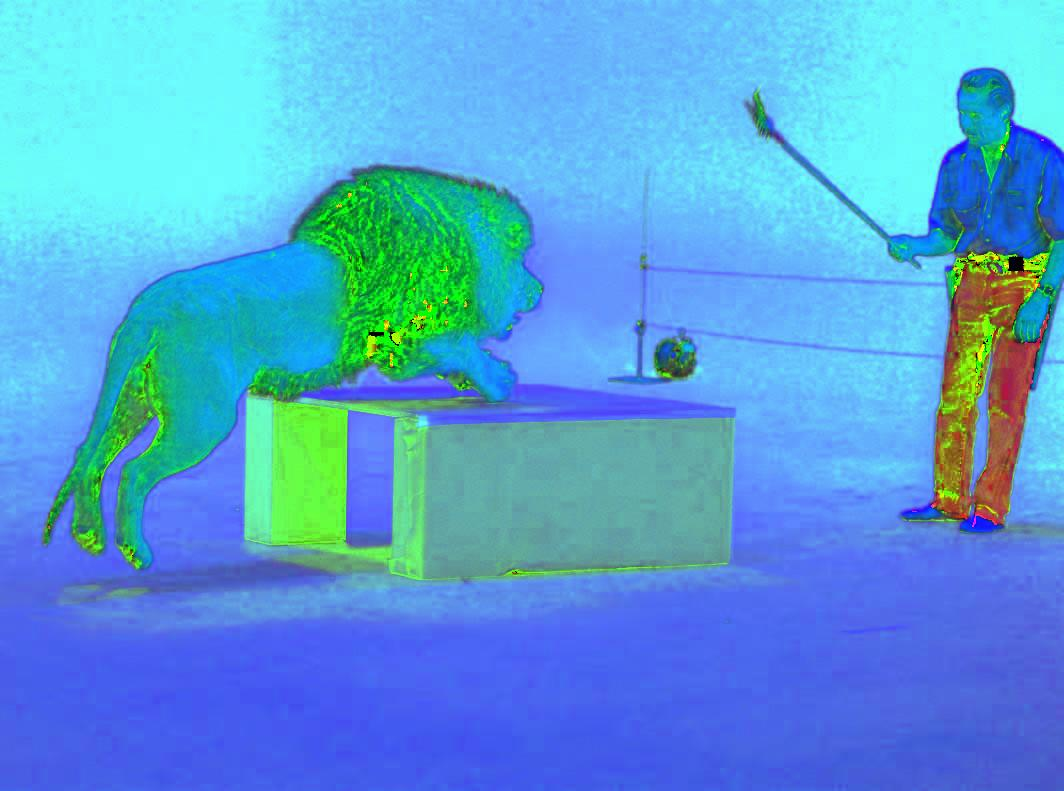
#> input picture HaL6/computer-vision/Lab1/01/lionHSV.jpg, 1064 x 791 px
$ python Exe2.py   (older library calls are emulated)
#> lines starting #> are read from the running program, lines starting #| are printed output that depends on the picture; after the words box and inside, x2 and y2 are one past the last pixel; in counts of white or black regions, pixels touching at a corner belong together
#!/usr/bin/env python

import numpy as np
import cv2

def img2double(img):
    info = np.iinfo(img.dtype)
    return img.astype(np.float)/info.max

if __name__ == "__main__":
    J = cv2.imread('lionHSV.jpg')
#> J is the input picture: shape (791, 1064, 3); mean B, G, R 215.8, 159.6, 84.7
    Jh = J[:,:,2]
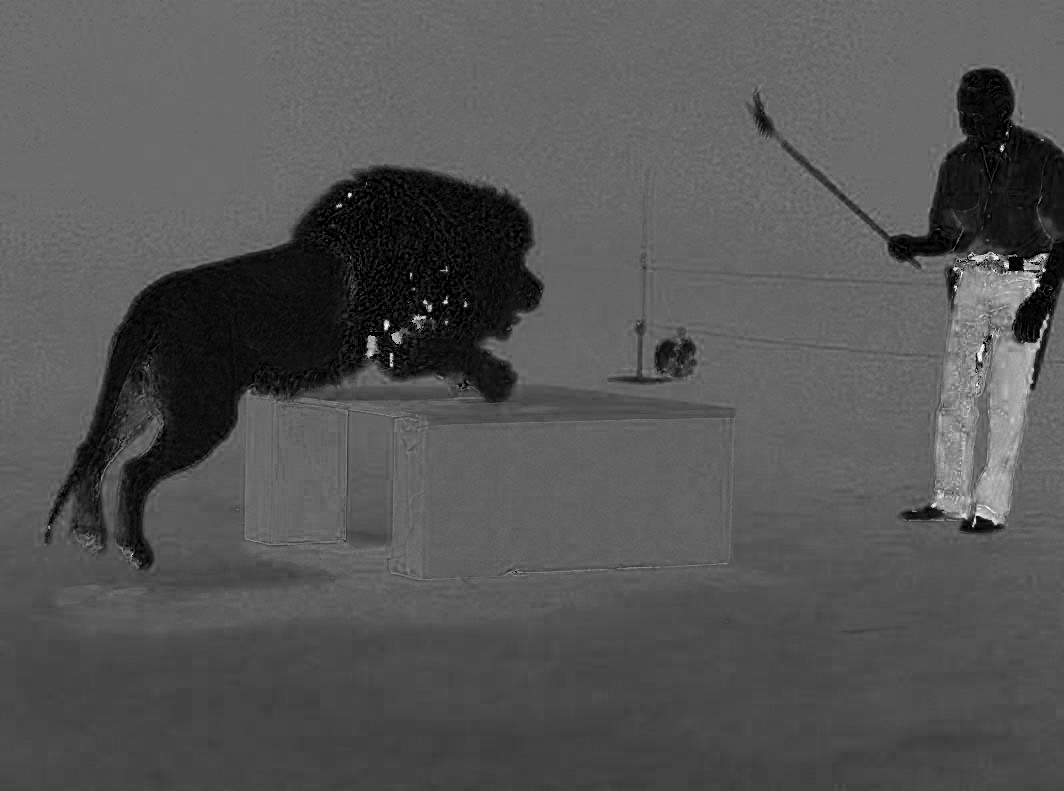
#> Jh: shape (791, 1064); min 0, max 255, mean 84.7
    B = cv2.normalize(Jh.astype('float'), None, 0.0, 1.0, cv2.NORM_MINMAX)
    #B = img2double(Jh)
    B[B<=0.22] = 0
    B[B>=0.45] = 0
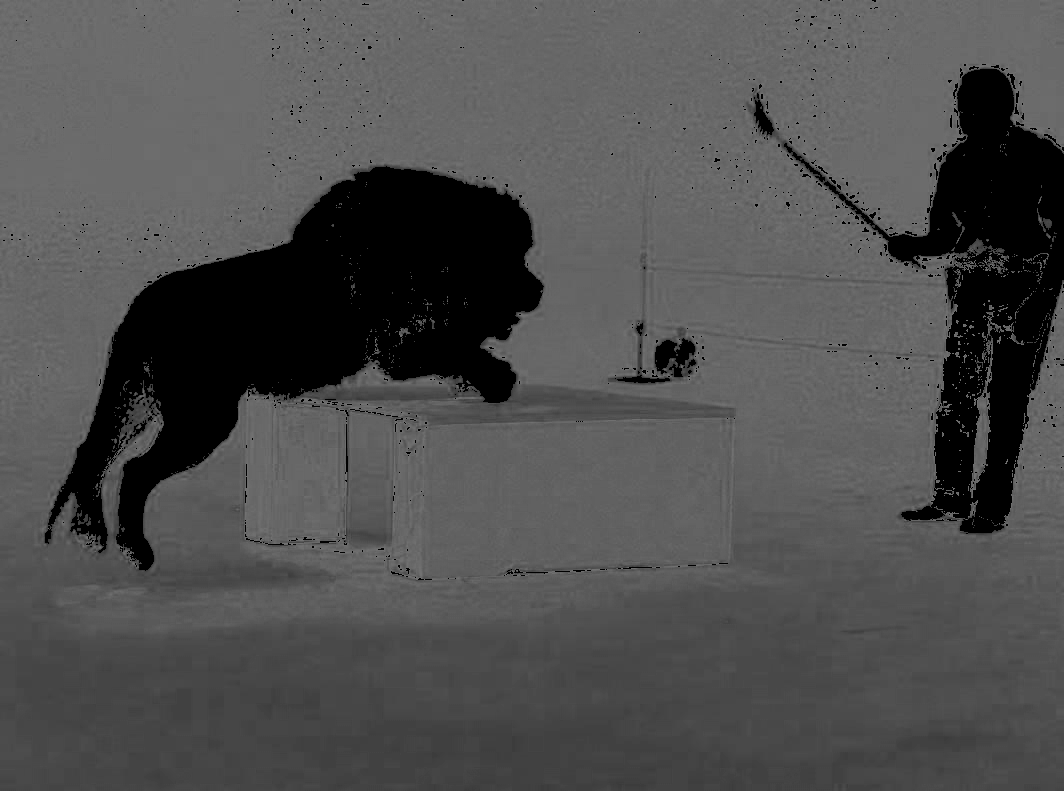
#> B: shape (791, 1064) float64; min 0, max 0.447, mean 0.308
    B[B!=0] = 1
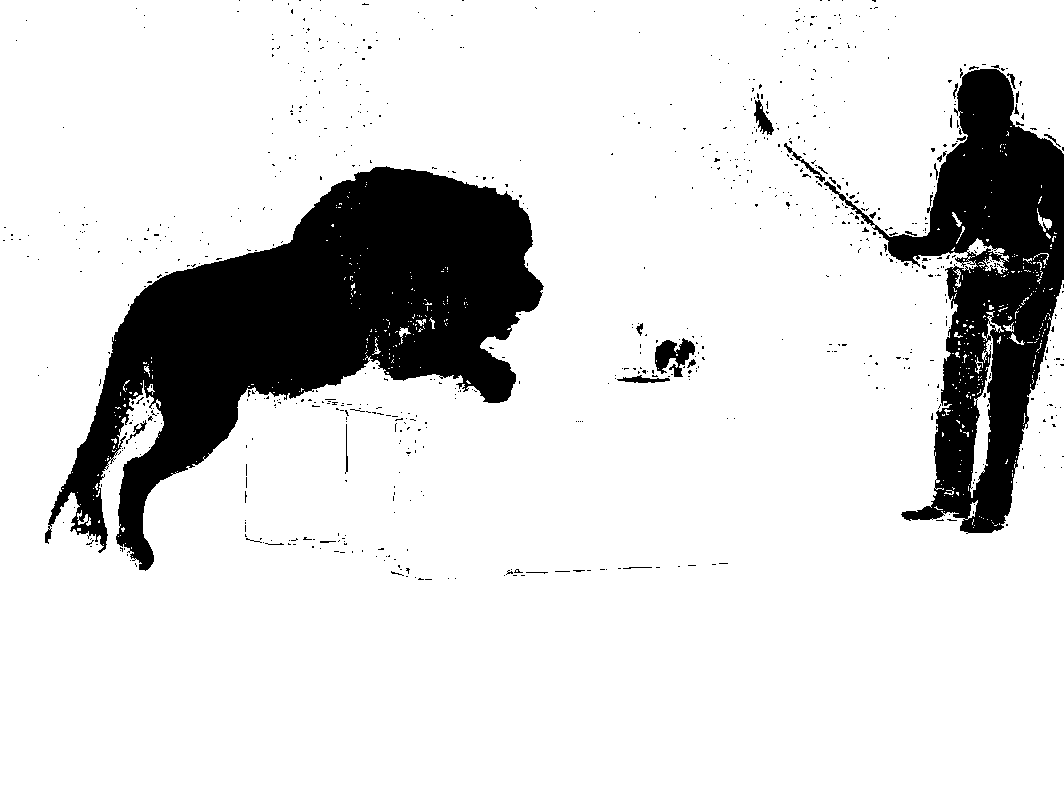
#> B: shape (791, 1064) float64; values 0 (black) and 1 (white), 85% white; 800 black regions (773 under 20 px), largest, box (x1, y1, x2, y2) and area: (45, 166, 544, 571) 80277, (824, 69, 1064, 534) 41156, (655, 338, 695, 377) 869
    B = cv2.convertScaleAbs(B, alpha=(255.0))
    cv2.imshow('Result', B)
    cv2.waitKey(0)
    cv2.imwrite("res4exe2.jpg", B)

$ run again, with HaL6/computer-vision/Lab1/01/lion.jpg copied over HaL6/computer-vision/Lab1/01/lionHSV.jpg
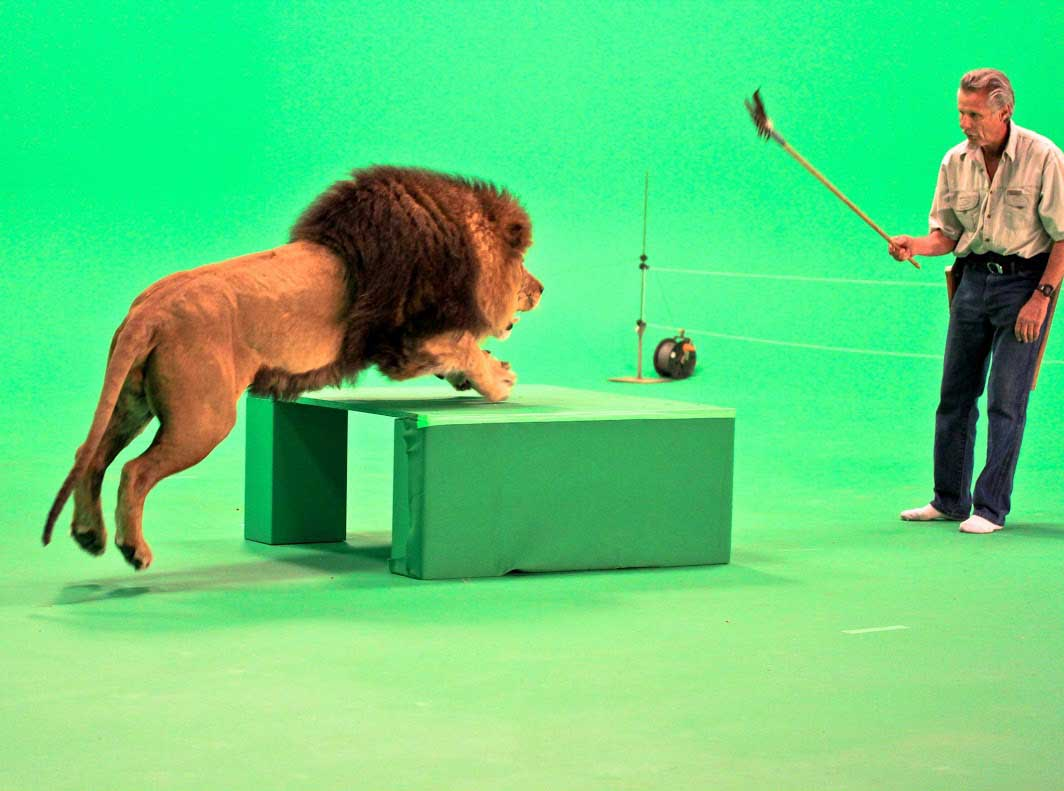
#> input picture HaL6/computer-vision/Lab1/01/lion.jpg, 1064 x 791 px
#> J is the input picture: shape (791, 1064, 3); mean B, G, R 122.9, 209.5, 96.9
#> `Jh = J[:,:,2]`:
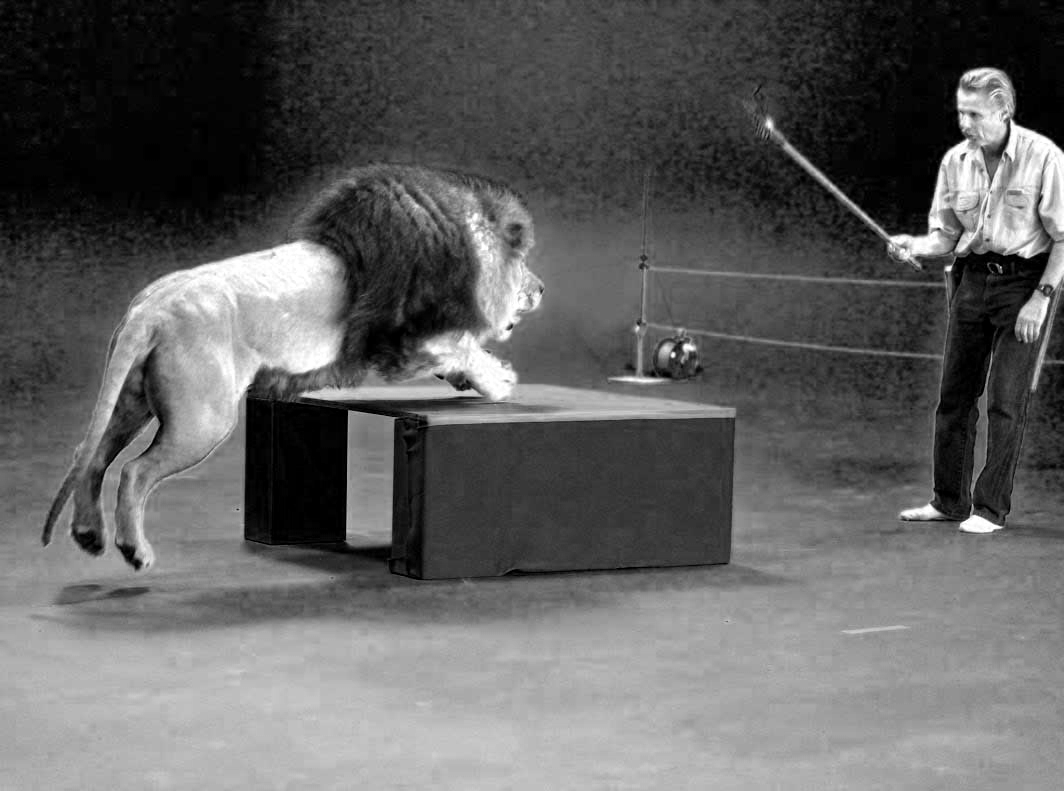
#> Jh: shape (791, 1064); min 0, max 255, mean 96.9
#> `B[B!=0] = 1`:
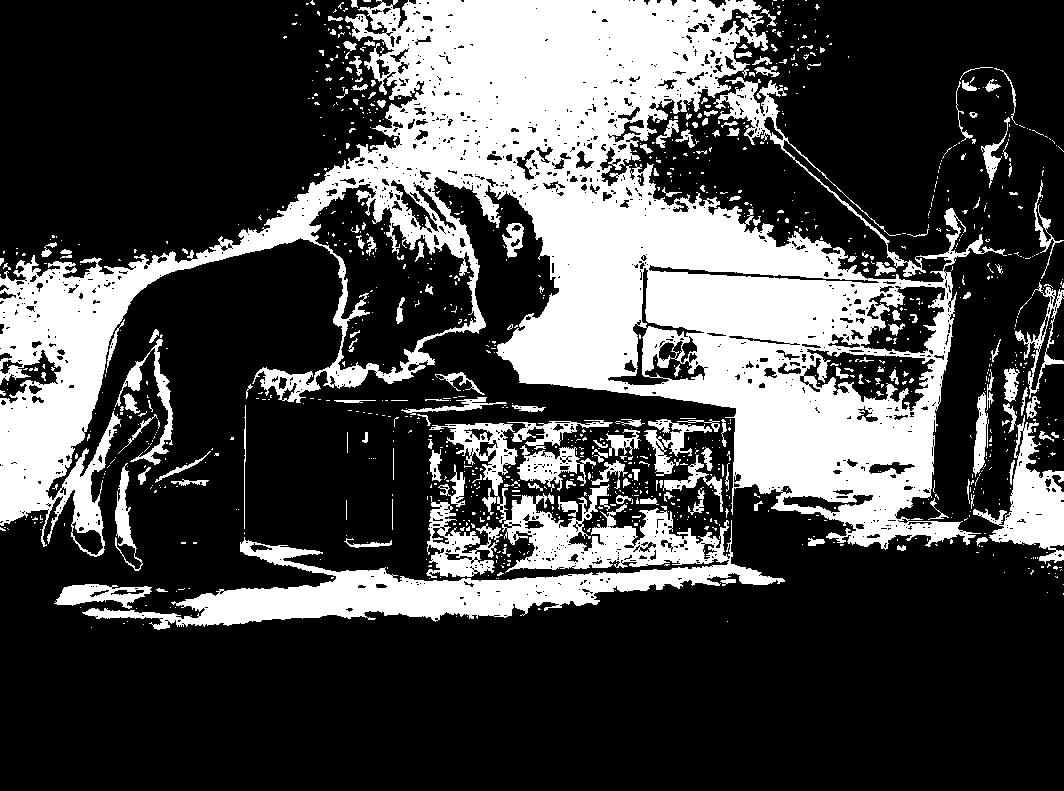
#> B: shape (791, 1064) float64; values 0 (black) and 1 (white), 28.7% white; 1122 white regions (949 under 20 px), largest, box (x1, y1, x2, y2) and area: (0, 0, 1007, 557) 178016, (82, 423, 785, 630) 29269, (973, 415, 1064, 564) 5059
